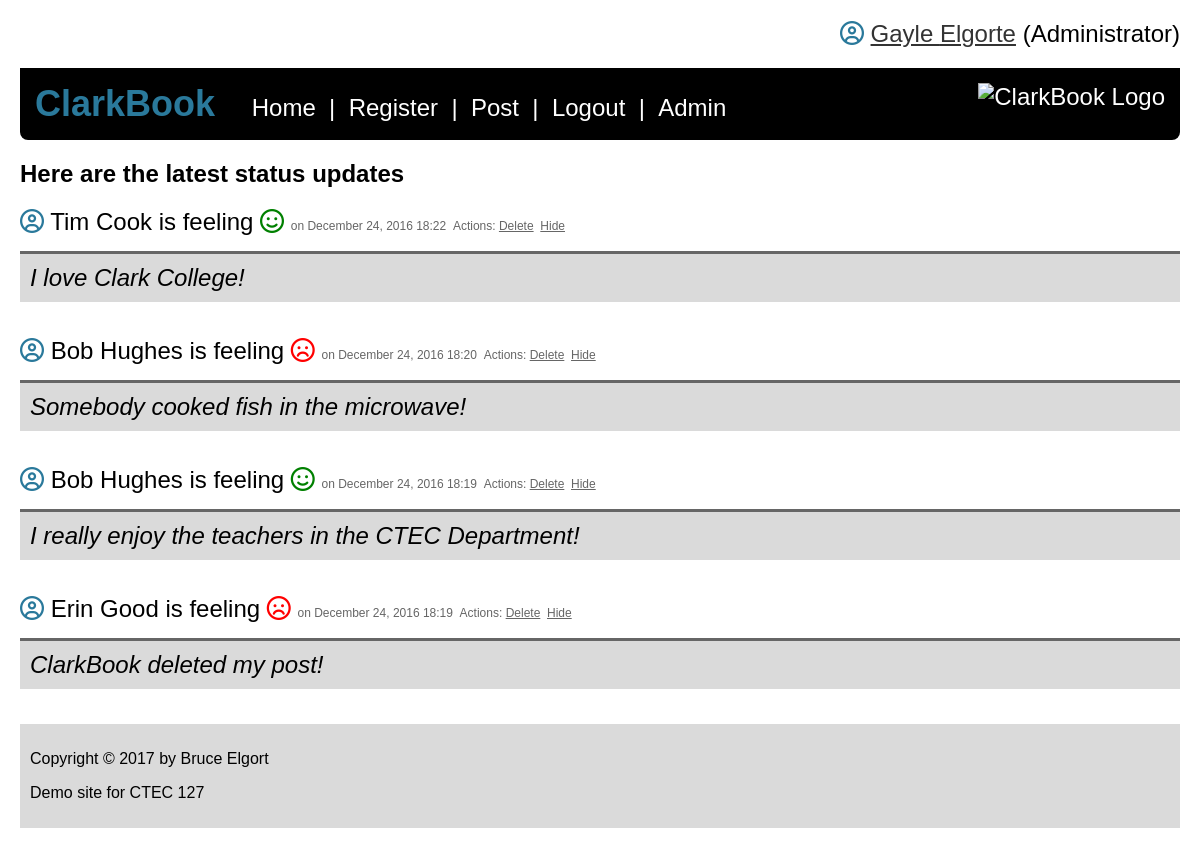
The page /clarkbook_new/clarkbook/clarkbook.php (signed in) on the database its author committed.
### tables this page shows
CREATE TABLE `posts` (
  `id` int(11) NOT NULL,
  `content` varchar(2000) NOT NULL,
  `user_id` int(11) NOT NULL,
  `the_date` timestamp NOT NULL DEFAULT CURRENT_TIMESTAMP ON UPDATE CURRENT_TIMESTAMP,
  `hidden` tinyint(1) NOT NULL,
  `mood` varchar(20) NOT NULL
);

CREATE TABLE `users` (
  `id` int(11) NOT NULL,
  `first_name` varchar(20) NOT NULL,
  `last_name` varchar(20) NOT NULL,
  `email` varchar(60) NOT NULL,
  `password` text NOT NULL,
  `role` varchar(15) NOT NULL
);

### clarkbook_new/clarkbook/clarkbook.php (the view, shortened to what this page needs)
<?php
require_once("includes/header.php");
require_once("includes/nav.php");
?>
<?php
$sql = "SELECT users.first_name,users.last_name,posts.id,posts.the_date,posts.content,posts.mood FROM posts INNER JOIN users ON users.id=posts.user_id WHERE posts.hidden=0 ORDER BY the_date DESC";
$result = $db->query($sql);
$delete = '';
$hidden = '';
if ($result->num_rows == 0){
	echo "<p>There are currently no status updates to display.</p>";
} else {
	echo '<h2>Here are the latest status updates</h2>';
}
while ($row = $result->fetch_assoc()) {
	if (isset($_SESSION['role'])){
		if ($_SESSION['role'] == 'admin'){
			$delete = 'Actions: <a href="delete_post.php?id=' . $row['id'] . '">Delete</a>';
			$hidden = '&nbsp;<a href="hide_post.php?id=' . $row['id'] . '">Hide</a>';
		} else {
			$delete = '';
			$hidden = '';
		}
	}
	$mood = strtolower($row['mood']);
	switch ($mood) {
		case 'happy':
			$mood = ' <i class="fa fa-smile-o happy" aria-hidden="true"></i>';
			break;
		case 'sad':
			$mood = ' <i class="fa fa-frown-o sad" aria-hidden="true"></i>';
			break;
	}
	echo '<div class="displaypost">';
	echo '<i class="fa fa-user-circle-o fa-5 icon"></i>' . " " . $row['first_name'] . " " . $row['last_name'] . " is feeling " . $mood . " <span class=\"displaypostdate\">on " . date('F j, Y',strtotime($row['the_date'])) . " " . date("H:i",strtotime($row['the_date'])) . "&nbsp;&nbsp;$delete $hidden</span>";
	echo '<div class="content">' . $row['content'] . "</div>";
	echo "</div>";
}
?>
<?php require_once('includes/footer.php') ?>

### clarkbook_new/clarkbook/css/style.css (style rules this page uses)
body { font-family: Arial; margin:20px; }
.displaypost { font-size:1.5em; margin:15px 0 35px 0; }
.displaypost a:link,.displaypost a:visited, .displaypost a:hover { color:#666666; }
.displaypostdate { color:#666666; font-size:.5em; }
.content { background-color: #dadada; padding:10px; margin:15px 0 0 0; font-style: italic; border-top:3px solid #666666; }
.icon { color:#2A799B; }
.happy { color:green; }
.sad { color:red; }

### rows shown on the page
posts: user.first_name "Tim", user.last_name "Cook", mood "happy" (drawn), the_date "December 24, 2016", the_date "18:22", content "I love Clark College!"
posts: user.first_name "Bob", user.last_name "Hughes", mood "sad" (drawn), the_date "December 24, 2016", the_date "18:20", content "Somebody cooked fish in the microwave!"
posts: user.first_name "Bob", user.last_name "Hughes", mood "happy" (drawn), the_date "December 24, 2016", the_date "18:19", content "I really enjoy the teachers in the CTEC Department!"
posts: user.first_name "Erin", user.last_name "Good", mood "sad" (drawn), the_date "December 24, 2016", the_date "18:19", content "ClarkBook deleted my post!"

### other values the page prints
$_SESSION['firstname'] "Gayle"
$_SESSION['lastname'] "Elgorte"
$isAdmin "(Administrator)"
